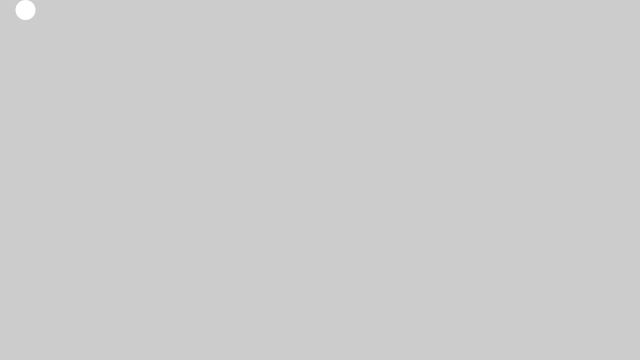
Frame 1 (no input)
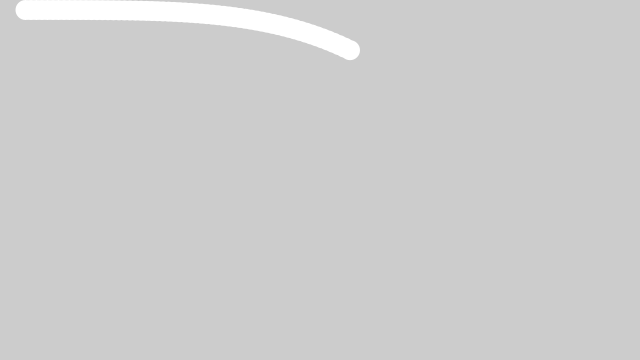
Frame 60 (the mouse pressed at the canvas centre just before this capture)
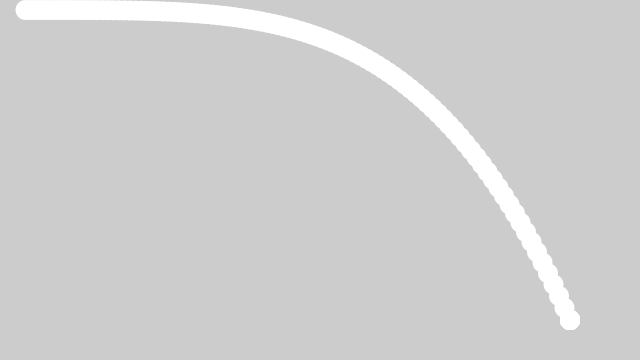
Frame 120 (the mouse held since frame 60 and released just before this capture)

The Processing sketch that drew these frames (run headless with seeded random() and noise(); from frame 60 on, the mouse is pressed at the canvas centre):

// Processing sketch: Midterm_Example
// ── Midterm_Example.pde
float beginX = 20.0;  // Initial x-coordinate
float beginY = 10.0;  // Initial y-coordinate
float endX = 570.0;   // Final x-coordinate
float endY = 320.0;   // Final y-coordinate
float distX;          // X-axis distance to move
float distY;          // Y-axis distance to move
float exponent = 4;   // Determines the curve
float x = 0.0;        // Current x-coordinate
float y = 0.0;        // Current y-coordinate
float step = 0.01;    // Size of each step along the path
float pct = 0.0;      // Percentage traveled (0.0 to 1.0)

//float beginA = 20.0;  // Initial x-coordinate
//float beginB = 10.0;  // Initial y-coordinate
//float endA = 600.0;   // Final x-coordinate
//float endB = 200.0;   // Final y-coordinate
//float distA;          // X-axis distance to move
//float distB;          // Y-axis distance to move
//float a = 0.0;        // Current x-coordinate
//float b = 0.0;        // Current y-coordinate

void setup() {
  size(640, 360);
  noStroke();
  distX = endX - beginX;
  distY = endY - beginY;
  //distA = endA - beginA;
  //distB = endB - beginB;
}

void draw() {
  //fill(0, 2);
  //rect(0, 0, width, height);
  pct += step;
  if (pct < 1.0) {
    x = beginX + (pct * distX);
    y = beginY + (pow(pct, exponent) * distY);
    //a = beginA + (pct * distA);
    //b = beginB + (pow(pct, exponent) * distB);
  }
  fill(255);
  ellipse(x, y, 20, 20);
  //ellipse(a, b, 20, 20);
}

//void mousePressed() {
//  pct = 0.0;
//  beginX = x;
//  beginY = y;
//  endX = mouseX;
//  endY = mouseY;
//  distX = endX - beginX;
//  distY = endY - beginY;
//}
